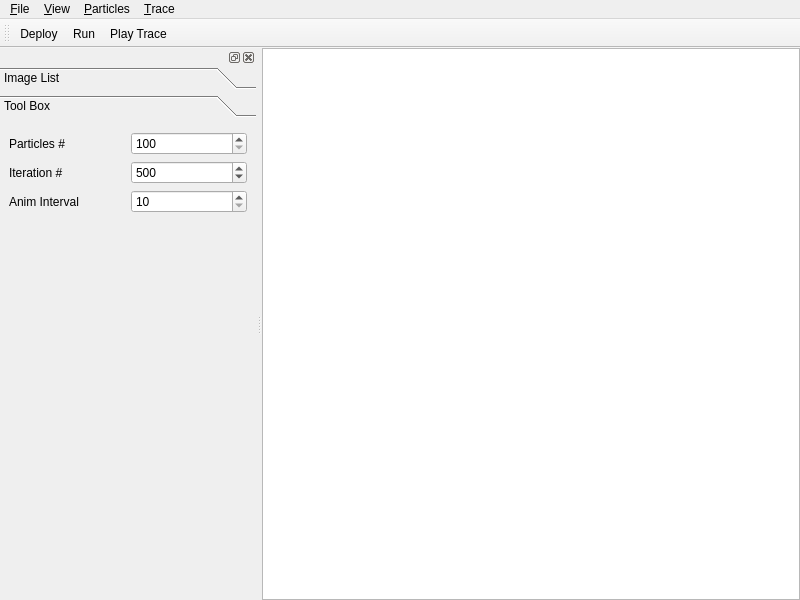
<?xml version="1.0" encoding="UTF-8"?>
<ui version="4.0">
 <class>MainWindow</class>
 <widget class="QMainWindow" name="MainWindow">
  <property name="geometry">
   <rect>
    <x>0</x>
    <y>0</y>
    <width>800</width>
    <height>600</height>
   </rect>
  </property>
  <property name="windowTitle">
   <string>MainWindow</string>
  </property>
  <widget class="QWidget" name="centralwidget">
   <layout class="QHBoxLayout" name="horizontalLayout">
    <property name="margin">
     <number>0</number>
    </property>
    <item>
     <widget class="QGraphicsView" name="graphicsView"/>
    </item>
   </layout>
  </widget>
  <widget class="QDockWidget" name="dockWidget">
   <property name="minimumSize">
    <size>
     <width>256</width>
     <height>170</height>
    </size>
   </property>
   <attribute name="dockWidgetArea">
    <number>1</number>
   </attribute>
   <widget class="QWidget" name="dockWidgetContents">
    <layout class="QHBoxLayout" name="horizontalLayout_2">
     <property name="margin">
      <number>0</number>
     </property>
     <item>
      <widget class="QToolBox" name="toolBox">
       <property name="currentIndex">
        <number>1</number>
       </property>
       <widget class="QWidget" name="page">
        <property name="geometry">
         <rect>
          <x>0</x>
          <y>0</y>
          <width>256</width>
          <height>459</height>
         </rect>
        </property>
        <attribute name="label">
         <string>Image List</string>
        </attribute>
        <layout class="QHBoxLayout" name="horizontalLayout_3">
         <property name="spacing">
          <number>0</number>
         </property>
         <property name="margin">
          <number>0</number>
         </property>
         <item>
          <widget class="QListWidget" name="listWidget"/>
         </item>
        </layout>
       </widget>
       <widget class="QWidget" name="page_2">
        <property name="geometry">
         <rect>
          <x>0</x>
          <y>0</y>
          <width>256</width>
          <height>459</height>
         </rect>
        </property>
        <attribute name="label">
         <string>Tool Box</string>
        </attribute>
        <layout class="QGridLayout" name="gridLayout">
         <item row="0" column="0">
          <widget class="QLabel" name="label">
           <property name="text">
            <string>Particles #</string>
           </property>
          </widget>
         </item>
         <item row="0" column="1">
          <widget class="QSpinBox" name="numberOfParticles">
           <property name="minimum">
            <number>100</number>
           </property>
           <property name="maximum">
            <number>1000</number>
           </property>
           <property name="singleStep">
            <number>100</number>
           </property>
          </widget>
         </item>
         <item row="1" column="0">
          <widget class="QLabel" name="label_2">
           <property name="text">
            <string>Iteration #</string>
           </property>
          </widget>
         </item>
         <item row="1" column="1">
          <widget class="QSpinBox" name="numberOfIterations">
           <property name="minimum">
            <number>100</number>
           </property>
           <property name="maximum">
            <number>5000</number>
           </property>
           <property name="singleStep">
            <number>100</number>
           </property>
           <property name="value">
            <number>500</number>
           </property>
          </widget>
         </item>
         <item row="2" column="0">
          <widget class="QLabel" name="label_3">
           <property name="text">
            <string>Anim Interval</string>
           </property>
          </widget>
         </item>
         <item row="2" column="1">
          <widget class="QSpinBox" name="animationInterval">
           <property name="minimum">
            <number>10</number>
           </property>
           <property name="maximum">
            <number>1000</number>
           </property>
           <property name="singleStep">
            <number>100</number>
           </property>
          </widget>
         </item>
         <item row="3" column="1">
          <spacer name="verticalSpacer">
           <property name="orientation">
            <enum>Qt::Vertical</enum>
           </property>
           <property name="sizeHint" stdset="0">
            <size>
             <width>20</width>
             <height>419</height>
            </size>
           </property>
          </spacer>
         </item>
        </layout>
       </widget>
      </widget>
     </item>
    </layout>
   </widget>
  </widget>
  <widget class="QToolBar" name="toolBar">
   <property name="windowTitle">
    <string>toolBar</string>
   </property>
   <attribute name="toolBarArea">
    <enum>TopToolBarArea</enum>
   </attribute>
   <attribute name="toolBarBreak">
    <bool>false</bool>
   </attribute>
   <addaction name="actionDeploy"/>
   <addaction name="actionRun"/>
   <addaction name="actionPlayTrace"/>
  </widget>
  <widget class="QMenuBar" name="menuBar">
   <property name="geometry">
    <rect>
     <x>0</x>
     <y>0</y>
     <width>800</width>
     <height>25</height>
    </rect>
   </property>
   <widget class="QMenu" name="menu_File">
    <property name="title">
     <string>&amp;File</string>
    </property>
    <addaction name="actionOpen"/>
    <addaction name="actionClose"/>
   </widget>
   <widget class="QMenu" name="menu_View">
    <property name="title">
     <string>&amp;View</string>
    </property>
    <addaction name="actionZoomIn"/>
    <addaction name="actionZoomOut"/>
   </widget>
   <widget class="QMenu" name="menuParticles">
    <property name="title">
     <string>&amp;Particles</string>
    </property>
    <addaction name="actionDeploy"/>
    <addaction name="actionRun"/>
    <addaction name="actionPointLoad"/>
    <addaction name="actionPointSave"/>
    <addaction name="separator"/>
    <addaction name="actionAdaptiveSampling"/>
    <addaction name="actionNBodySimulation"/>
   </widget>
   <widget class="QMenu" name="menu_Trace">
    <property name="title">
     <string>&amp;Trace</string>
    </property>
    <addaction name="actionPlayTrace"/>
    <addaction name="actionLoadTrace"/>
    <addaction name="actionSaveTrace"/>
   </widget>
   <addaction name="menu_File"/>
   <addaction name="menu_View"/>
   <addaction name="menuParticles"/>
   <addaction name="menu_Trace"/>
  </widget>
  <action name="actionOpen">
   <property name="text">
    <string>Open</string>
   </property>
  </action>
  <action name="actionClose">
   <property name="text">
    <string>Close</string>
   </property>
  </action>
  <action name="actionZoomIn">
   <property name="text">
    <string>ZoomIn</string>
   </property>
  </action>
  <action name="actionZoomOut">
   <property name="text">
    <string>ZoomOut</string>
   </property>
  </action>
  <action name="actionDeploy">
   <property name="text">
    <string>Deploy</string>
   </property>
  </action>
  <action name="actionRun">
   <property name="text">
    <string>Run</string>
   </property>
  </action>
  <action name="actionPointSave">
   <property name="text">
    <string>PointSave</string>
   </property>
  </action>
  <action name="actionPointLoad">
   <property name="text">
    <string>PointLoad</string>
   </property>
  </action>
  <action name="actionPlayTrace">
   <property name="text">
    <string>Play Trace</string>
   </property>
   <property name="toolTip">
    <string>Play point moving trace</string>
   </property>
  </action>
  <action name="actionSaveTrace">
   <property name="text">
    <string>Save Trace</string>
   </property>
   <property name="toolTip">
    <string>Save point moving trace</string>
   </property>
  </action>
  <action name="actionLoadTrace">
   <property name="text">
    <string>Load Trace</string>
   </property>
   <property name="toolTip">
    <string>Load point moving trace</string>
   </property>
  </action>
  <action name="actionAdaptiveSampling">
   <property name="checkable">
    <bool>true</bool>
   </property>
   <property name="checked">
    <bool>true</bool>
   </property>
   <property name="text">
    <string>Adaptive Sampling</string>
   </property>
  </action>
  <action name="actionNBodySimulation">
   <property name="text">
    <string>NBody Simulation</string>
   </property>
  </action>
 </widget>
 <resources/>
 <connections/>
</ui>
